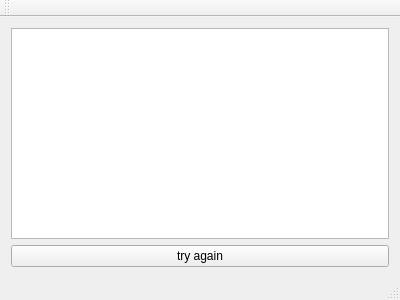
<?xml version="1.0" encoding="UTF-8"?>
<ui version="4.0">
 <class>MainWindow</class>
 <widget class="QMainWindow" name="MainWindow">
  <property name="geometry">
   <rect>
    <x>0</x>
    <y>0</y>
    <width>400</width>
    <height>300</height>
   </rect>
  </property>
  <property name="windowTitle">
   <string>Simple tcp client</string>
  </property>
  <widget class="QWidget" name="centralWidget">
   <layout class="QGridLayout" name="gridLayout">
    <item row="0" column="0">
     <widget class="QTextEdit" name="textEdit"/>
    </item>
    <item row="1" column="0">
     <widget class="QPushButton" name="pushButton">
      <property name="text">
       <string>try again</string>
      </property>
     </widget>
    </item>
   </layout>
  </widget>
  <widget class="QMenuBar" name="menuBar">
   <property name="geometry">
    <rect>
     <x>0</x>
     <y>0</y>
     <width>400</width>
     <height>21</height>
    </rect>
   </property>
  </widget>
  <widget class="QToolBar" name="mainToolBar">
   <attribute name="toolBarArea">
    <enum>TopToolBarArea</enum>
   </attribute>
   <attribute name="toolBarBreak">
    <bool>false</bool>
   </attribute>
  </widget>
  <widget class="QStatusBar" name="statusBar"/>
 </widget>
 <layoutdefault spacing="6" margin="11"/>
 <resources/>
 <connections/>
</ui>
